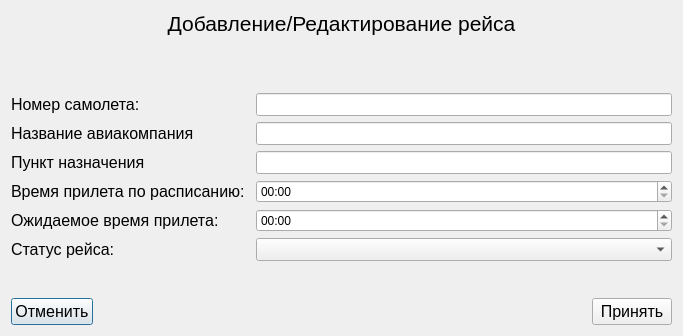
<?xml version="1.0" encoding="UTF-8"?>
<ui version="4.0">
 <class>AddFlight</class>
 <widget class="QDialog" name="AddFlight">
  <property name="geometry">
   <rect>
    <x>0</x>
    <y>0</y>
    <width>683</width>
    <height>336</height>
   </rect>
  </property>
  <property name="windowTitle">
   <string>Dialog</string>
  </property>
  <layout class="QGridLayout" name="gridLayout">
   <item row="4" column="0">
    <widget class="QLabel" name="error">
     <property name="minimumSize">
      <size>
       <width>0</width>
       <height>25</height>
      </size>
     </property>
     <property name="maximumSize">
      <size>
       <width>16777215</width>
       <height>25</height>
      </size>
     </property>
     <property name="cursor">
      <cursorShape>ForbiddenCursor</cursorShape>
     </property>
     <property name="styleSheet">
      <string notr="true"/>
     </property>
     <property name="text">
      <string/>
     </property>
     <property name="alignment">
      <set>Qt::AlignCenter</set>
     </property>
    </widget>
   </item>
   <item row="1" column="0">
    <widget class="QLabel" name="label_7">
     <property name="font">
      <font>
       <pointsize>16</pointsize>
      </font>
     </property>
     <property name="text">
      <string>Добавление/Редактирование рейса</string>
     </property>
     <property name="alignment">
      <set>Qt::AlignCenter</set>
     </property>
    </widget>
   </item>
   <item row="2" column="0">
    <spacer name="verticalSpacer_2">
     <property name="orientation">
      <enum>Qt::Vertical</enum>
     </property>
     <property name="sizeHint" stdset="0">
      <size>
       <width>20</width>
       <height>40</height>
      </size>
     </property>
    </spacer>
   </item>
   <item row="5" column="0">
    <layout class="QHBoxLayout" name="horizontalLayout">
     <item>
      <widget class="QPushButton" name="cancel">
       <property name="font">
        <font>
         <pointsize>12</pointsize>
        </font>
       </property>
       <property name="cursor">
        <cursorShape>PointingHandCursor</cursorShape>
       </property>
       <property name="text">
        <string>Отменить</string>
       </property>
      </widget>
     </item>
     <item>
      <spacer name="horizontalSpacer">
       <property name="orientation">
        <enum>Qt::Horizontal</enum>
       </property>
       <property name="sizeHint" stdset="0">
        <size>
         <width>40</width>
         <height>20</height>
        </size>
       </property>
      </spacer>
     </item>
     <item>
      <widget class="QPushButton" name="accept">
       <property name="font">
        <font>
         <pointsize>12</pointsize>
        </font>
       </property>
       <property name="cursor">
        <cursorShape>PointingHandCursor</cursorShape>
       </property>
       <property name="text">
        <string>Принять</string>
       </property>
      </widget>
     </item>
    </layout>
   </item>
   <item row="3" column="0">
    <layout class="QGridLayout" name="gridLayout_2">
     <item row="4" column="1">
      <widget class="QLineEdit" name="Nazn">
       <property name="font">
        <font>
         <pointsize>10</pointsize>
        </font>
       </property>
      </widget>
     </item>
     <item row="2" column="0">
      <widget class="QLabel" name="label_2">
       <property name="font">
        <font>
         <pointsize>12</pointsize>
        </font>
       </property>
       <property name="text">
        <string>Номер самолета:</string>
       </property>
      </widget>
     </item>
     <item row="3" column="0">
      <widget class="QLabel" name="label_5">
       <property name="font">
        <font>
         <pointsize>12</pointsize>
        </font>
       </property>
       <property name="text">
        <string>Название авиакомпания</string>
       </property>
      </widget>
     </item>
     <item row="4" column="0">
      <widget class="QLabel" name="label_6">
       <property name="font">
        <font>
         <pointsize>12</pointsize>
        </font>
       </property>
       <property name="text">
        <string>Пункт назначения</string>
       </property>
      </widget>
     </item>
     <item row="7" column="1">
      <widget class="QTimeEdit" name="time_2">
       <property name="cursor">
        <cursorShape>IBeamCursor</cursorShape>
       </property>
       <property name="displayFormat">
        <string>HH:mm</string>
       </property>
       <property name="calendarPopup">
        <bool>false</bool>
       </property>
       <property name="currentSectionIndex">
        <number>0</number>
       </property>
       <property name="timeSpec">
        <enum>Qt::LocalTime</enum>
       </property>
      </widget>
     </item>
     <item row="2" column="1">
      <widget class="QLineEdit" name="Number">
       <property name="font">
        <font>
         <pointsize>10</pointsize>
        </font>
       </property>
      </widget>
     </item>
     <item row="11" column="0">
      <widget class="QLabel" name="label_8">
       <property name="font">
        <font>
         <pointsize>12</pointsize>
        </font>
       </property>
       <property name="text">
        <string>Статус рейса: </string>
       </property>
      </widget>
     </item>
     <item row="7" column="0">
      <widget class="QLabel" name="label_4">
       <property name="font">
        <font>
         <pointsize>12</pointsize>
        </font>
       </property>
       <property name="text">
        <string>Ожидаемое время прилета: </string>
       </property>
      </widget>
     </item>
     <item row="3" column="1">
      <widget class="QLineEdit" name="Otpr">
       <property name="font">
        <font>
         <pointsize>10</pointsize>
        </font>
       </property>
      </widget>
     </item>
     <item row="6" column="0">
      <widget class="QLabel" name="label_3">
       <property name="font">
        <font>
         <pointsize>12</pointsize>
        </font>
       </property>
       <property name="text">
        <string>Время прилета по расписанию: </string>
       </property>
      </widget>
     </item>
     <item row="6" column="1">
      <widget class="QTimeEdit" name="time_1">
       <property name="cursor">
        <cursorShape>IBeamCursor</cursorShape>
       </property>
       <property name="displayFormat">
        <string>HH:mm</string>
       </property>
      </widget>
     </item>
     <item row="11" column="1">
      <widget class="QComboBox" name="Status_box">
       <property name="font">
        <font>
         <pointsize>10</pointsize>
        </font>
       </property>
       <property name="cursor">
        <cursorShape>PointingHandCursor</cursorShape>
       </property>
       <item>
        <property name="text">
         <string/>
        </property>
       </item>
       <item>
        <property name="text">
         <string>Отложен</string>
        </property>
       </item>
       <item>
        <property name="text">
         <string>Вылетел</string>
        </property>
       </item>
       <item>
        <property name="text">
         <string>Прибыл</string>
        </property>
       </item>
      </widget>
     </item>
    </layout>
   </item>
  </layout>
 </widget>
 <resources/>
 <connections>
  <connection>
   <sender>accept</sender>
   <signal>clicked()</signal>
   <receiver>AddFlight</receiver>
   <slot>accept()</slot>
   <hints>
    <hint type="sourcelabel">
     <x>635</x>
     <y>298</y>
    </hint>
    <hint type="destinationlabel">
     <x>341</x>
     <y>160</y>
    </hint>
   </hints>
  </connection>
  <connection>
   <sender>cancel</sender>
   <signal>clicked()</signal>
   <receiver>AddFlight</receiver>
   <slot>reject()</slot>
   <hints>
    <hint type="sourcelabel">
     <x>49</x>
     <y>298</y>
    </hint>
    <hint type="destinationlabel">
     <x>341</x>
     <y>160</y>
    </hint>
   </hints>
  </connection>
 </connections>
</ui>
